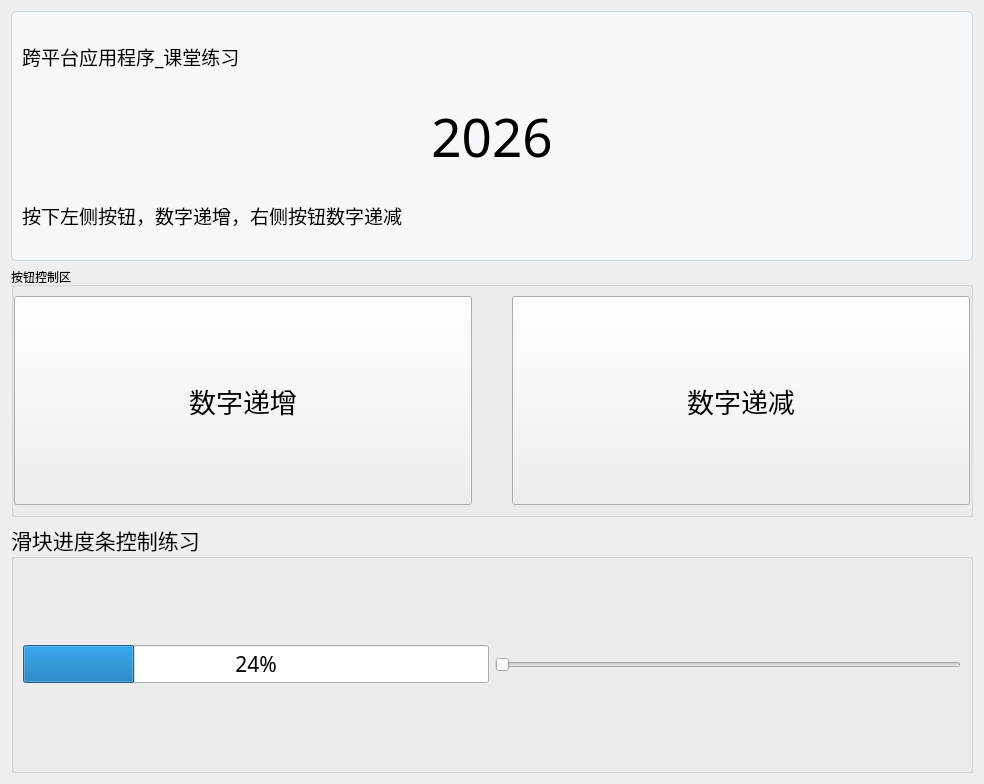
<?xml version="1.0" encoding="UTF-8"?>
<ui version="4.0">
 <class>Form</class>
 <widget class="QWidget" name="Form">
  <property name="geometry">
   <rect>
    <x>0</x>
    <y>0</y>
    <width>984</width>
    <height>784</height>
   </rect>
  </property>
  <property name="windowTitle">
   <string>Form</string>
  </property>
  <layout class="QVBoxLayout" name="verticalLayout">
   <item>
    <widget class="QFrame" name="frame_contour_workflow">
     <property name="styleSheet">
      <string notr="true">#frame_contour_workflow {
    background: #f6f9fc;
    border: 1px solid #c8d4e2;
    border-radius: 5px;
}
QToolButton {
    font: 9pt &quot;Microsoft YaHei&quot;;
    color: #2c3e50;
    background: #ffffff;
    border: 1px solid #b8c7d8;
    border-radius: 4px;
    padding: 5px 8px;
}
QToolButton:checked {
    color: #ffffff;
    background: #3d7ecb;
    border-color: #3d7ecb;
}
QToolButton:disabled {
    color: #8a98a8;
    background: #edf1f5;
    border-color: #d5dde6;
}</string>
     </property>
     <layout class="QVBoxLayout" name="verticalLayout_workflow">
      <property name="spacing">
       <number>6</number>
      </property>
      <property name="leftMargin">
       <number>10</number>
      </property>
      <property name="topMargin">
       <number>8</number>
      </property>
      <property name="rightMargin">
       <number>10</number>
      </property>
      <property name="bottomMargin">
       <number>8</number>
      </property>
      <item>
       <widget class="QLabel" name="lb_title">
        <property name="font">
         <font>
          <family>Microsoft YaHei</family>
          <pointsize>14</pointsize>
          <weight>50</weight>
          <italic>false</italic>
          <bold>false</bold>
         </font>
        </property>
        <property name="text">
         <string>跨平台应用程序_课堂练习</string>
        </property>
       </widget>
      </item>
      <item>
       <layout class="QHBoxLayout" name="horizontalLayout_workflow_steps">
        <property name="spacing">
         <number>6</number>
        </property>
        <item>
         <widget class="QLabel" name="lb_number">
          <property name="font">
           <font>
            <family>微软雅黑</family>
            <pointsize>40</pointsize>
           </font>
          </property>
          <property name="text">
           <string>2026</string>
          </property>
          <property name="alignment">
           <set>Qt::AlignCenter</set>
          </property>
         </widget>
        </item>
       </layout>
      </item>
      <item>
       <widget class="QLabel" name="lb_workflow_hint">
        <property name="font">
         <font>
          <family>微软雅黑</family>
          <pointsize>14</pointsize>
          <weight>50</weight>
          <bold>false</bold>
         </font>
        </property>
        <property name="text">
         <string>按下左侧按钮，数字递增，右侧按钮数字递减</string>
        </property>
        <property name="wordWrap">
         <bool>true</bool>
        </property>
       </widget>
      </item>
     </layout>
    </widget>
   </item>
   <item>
    <widget class="QGroupBox" name="groupBox">
     <property name="title">
      <string>按钮控制区</string>
     </property>
     <layout class="QHBoxLayout" name="horizontalLayout">
      <property name="spacing">
       <number>40</number>
      </property>
      <property name="leftMargin">
       <number>0</number>
      </property>
      <property name="rightMargin">
       <number>0</number>
      </property>
      <item>
       <widget class="QPushButton" name="pb_inc">
        <property name="sizePolicy">
         <sizepolicy hsizetype="Minimum" vsizetype="Preferred">
          <horstretch>0</horstretch>
          <verstretch>0</verstretch>
         </sizepolicy>
        </property>
        <property name="font">
         <font>
          <family>微软雅黑</family>
          <pointsize>20</pointsize>
         </font>
        </property>
        <property name="text">
         <string>数字递增</string>
        </property>
       </widget>
      </item>
      <item>
       <widget class="QPushButton" name="pb_dec">
        <property name="sizePolicy">
         <sizepolicy hsizetype="Minimum" vsizetype="Preferred">
          <horstretch>0</horstretch>
          <verstretch>0</verstretch>
         </sizepolicy>
        </property>
        <property name="font">
         <font>
          <family>微软雅黑</family>
          <pointsize>20</pointsize>
         </font>
        </property>
        <property name="text">
         <string>数字递减</string>
        </property>
       </widget>
      </item>
     </layout>
    </widget>
   </item>
   <item>
    <widget class="QGroupBox" name="groupBox_2">
     <property name="font">
      <font>
       <family>微软雅黑</family>
       <pointsize>16</pointsize>
      </font>
     </property>
     <property name="title">
      <string>滑块进度条控制练习</string>
     </property>
     <layout class="QHBoxLayout" name="horizontalLayout_2">
      <item>
       <widget class="QProgressBar" name="progressBar">
        <property name="value">
         <number>24</number>
        </property>
       </widget>
      </item>
      <item>
       <widget class="QSlider" name="horizontalSlider">
        <property name="orientation">
         <enum>Qt::Horizontal</enum>
        </property>
       </widget>
      </item>
     </layout>
    </widget>
   </item>
  </layout>
 </widget>
 <resources/>
 <connections/>
</ui>
